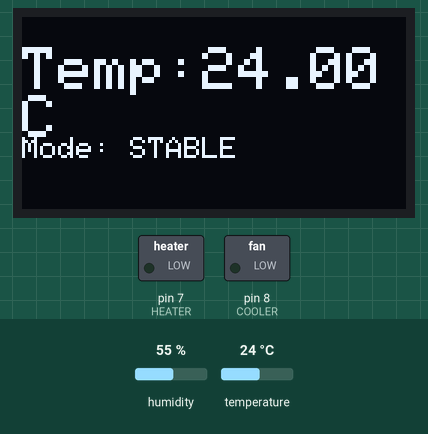
Recording of a sketch running on a simulated Arduino Uno, built with avr-gcc and run on an emulated ATmega328P. Parts: 128×64 one-colour display, switched loads named in the sketch (green lamp = pin HIGH). Inputs (shaded band) come from the test bench; at power-on: temperature 24 °C, humidity 55 %.

Above: at 2.8 s.
2.9 s: temperature set to 20.4 °C
At 4.7 s:
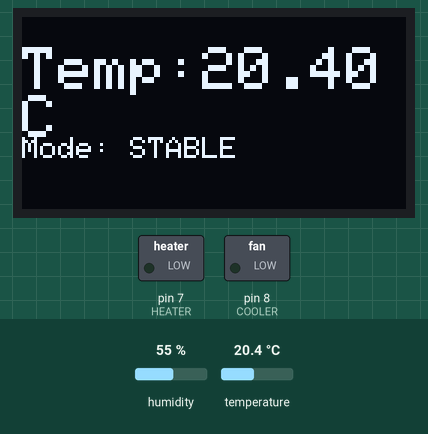
5.6 s: temperature set to 19.5 °C
At 7.5 s:
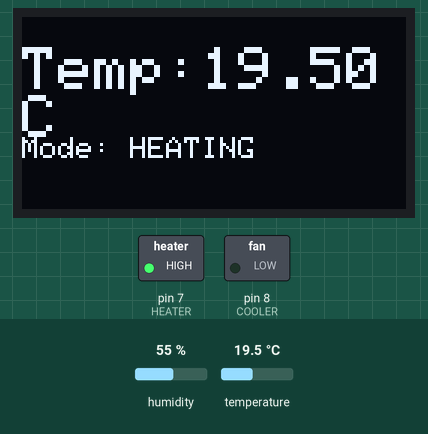
8.3 s: temperature set to 33 °C
At 10.7 s:
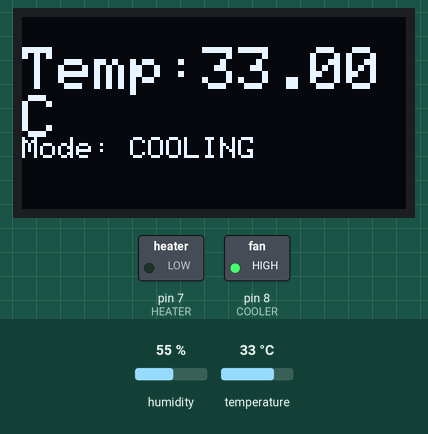
11.7 s: temperature set to 30.7 °C
At 13.5 s:
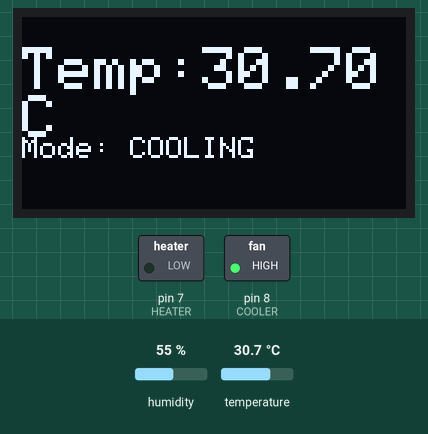
14.4 s: temperature set to 29.3 °C
At 16.7 s:
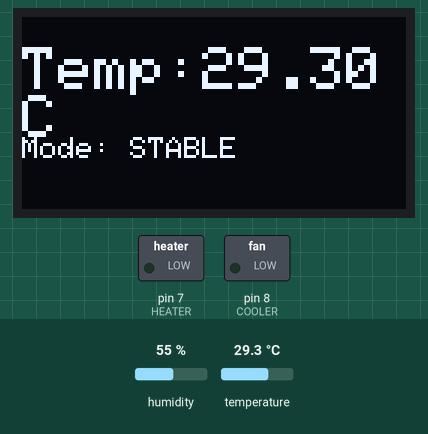
17.8 s: temperature set to 41 °C
At 19.5 s:
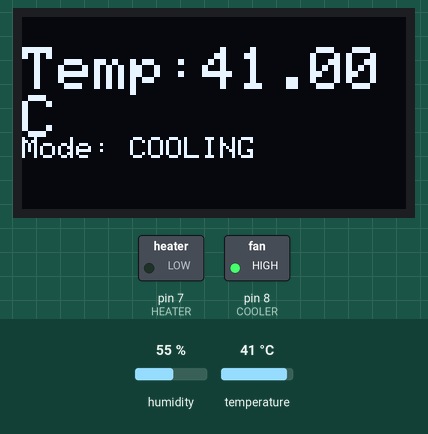
Timing chart, 0 to 21.0 s (numbered marks = the images above; inputs shaded):
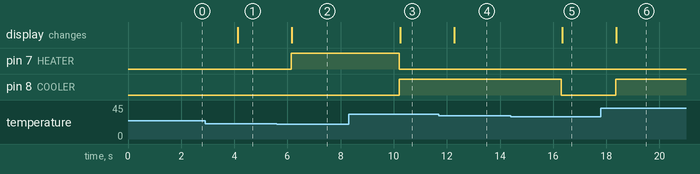

The sketch:

temperature_controller.ino
```cpp
#include <DHT.h>
#include <Wire.h>
#include <Adafruit_GFX.h>
#include <Adafruit_SSD1306.h>

#define DHTPIN 2
#define DHTTYPE DHT22

#define HEATER 7
#define COOLER 8

DHT dht(DHTPIN, DHTTYPE);

#define SCREEN_WIDTH 128
#define SCREEN_HEIGHT 64

Adafruit_SSD1306 display(SCREEN_WIDTH, SCREEN_HEIGHT, &Wire, -1);

float upperLimit = 30.0;
float lowerLimit = 20.0;

void setup() {

  Serial.begin(9600);

  pinMode(HEATER, OUTPUT);
  pinMode(COOLER, OUTPUT);

  digitalWrite(HEATER, LOW);
  digitalWrite(COOLER, LOW);

  dht.begin();

  if(!display.begin(SSD1306_SWITCHCAPVCC, 0x3C)) {
    Serial.println("OLED failed");
    while(true);
  }

  display.clearDisplay();
  display.setTextSize(1);
  display.setTextColor(WHITE);
}

void loop() {

  float temp = dht.readTemperature();

  if (isnan(temp)) {
    Serial.println("Sensor error");
    return;
  }

  String mode = "NORMAL";

  if(temp > upperLimit) {

    digitalWrite(COOLER, HIGH);
    digitalWrite(HEATER, LOW);
    mode = "COOLING";

  }

  else if(temp < lowerLimit) {

    digitalWrite(HEATER, HIGH);
    digitalWrite(COOLER, LOW);
    mode = "HEATING";

  }

  else {

    digitalWrite(HEATER, LOW);
    digitalWrite(COOLER, LOW);
    mode = "STABLE";

  }

  display.clearDisplay();

  display.setCursor(0,10);
  display.setTextSize(2);
  display.print("Temp:");
  display.print(temp);
  display.print("C");

  display.setCursor(0,40);
  display.setTextSize(1);
  display.print("Mode: ");
  display.print(mode);

  display.display();

  delay(2000);
}
```

Measured:
- the behaviour switches between 20 and 19.9 °C on temperature (found by bisection; images 1 and 2)
- the behaviour switches between 30.1 and 30 °C on temperature (found by bisection; images 4 and 5)
- after the input at 2.9 s, the display: changes after 1.2 s (image 1)
- after the input at 5.6 s, pin 7 (HEATER): LOW → HIGH after 0.54 s; the display: changes after 0.57 s (image 2)
- after the input at 8.3 s, pin 7 (HEATER): HIGH → LOW after 1.9 s; pin 8 (COOLER): LOW → HIGH after 1.9 s; the display: changes after 1.9 s (image 3)
- after the input at 11.7 s, the display: changes after 0.57 s (image 4)
- after the input at 14.4 s, pin 8 (COOLER): HIGH → LOW after 1.9 s; the display: changes after 1.9 s (image 5)
- after the input at 17.8 s, pin 8 (COOLER): LOW → HIGH after 0.55 s; the display: changes after 0.58 s (image 6)
